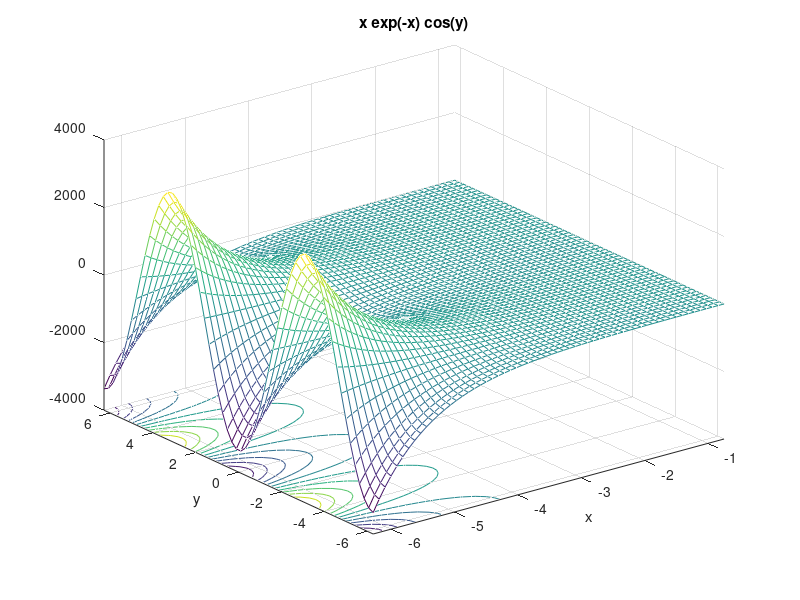
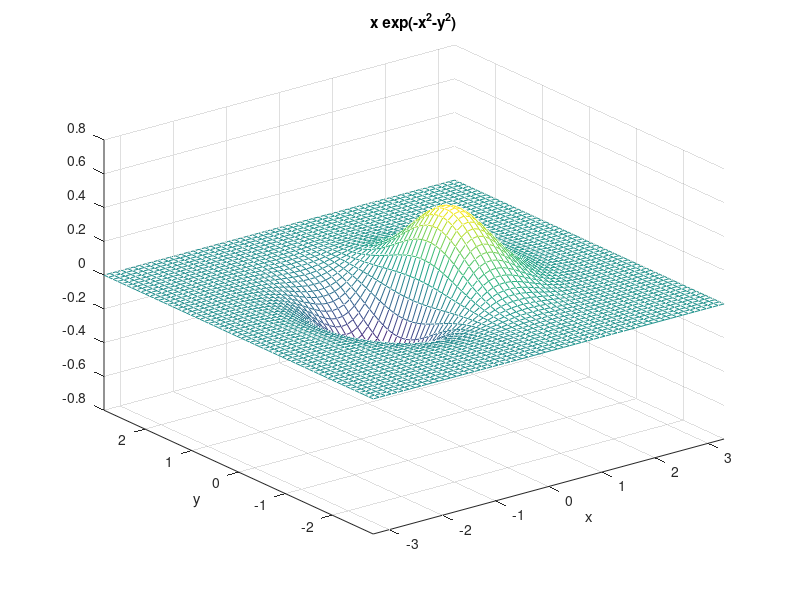

MATLAB code for these plots, in order: (Note: this script raises an error after producing the figures.)
clear all;
clc
figure;
ezmeshc('x.*exp(-x).*cos(y)');
figure
ezmesh('x.*exp(-x^2-y^2)');
figure;
ezmeshc('cos(t)','t*sin(t)','sqrt(t)+s');
